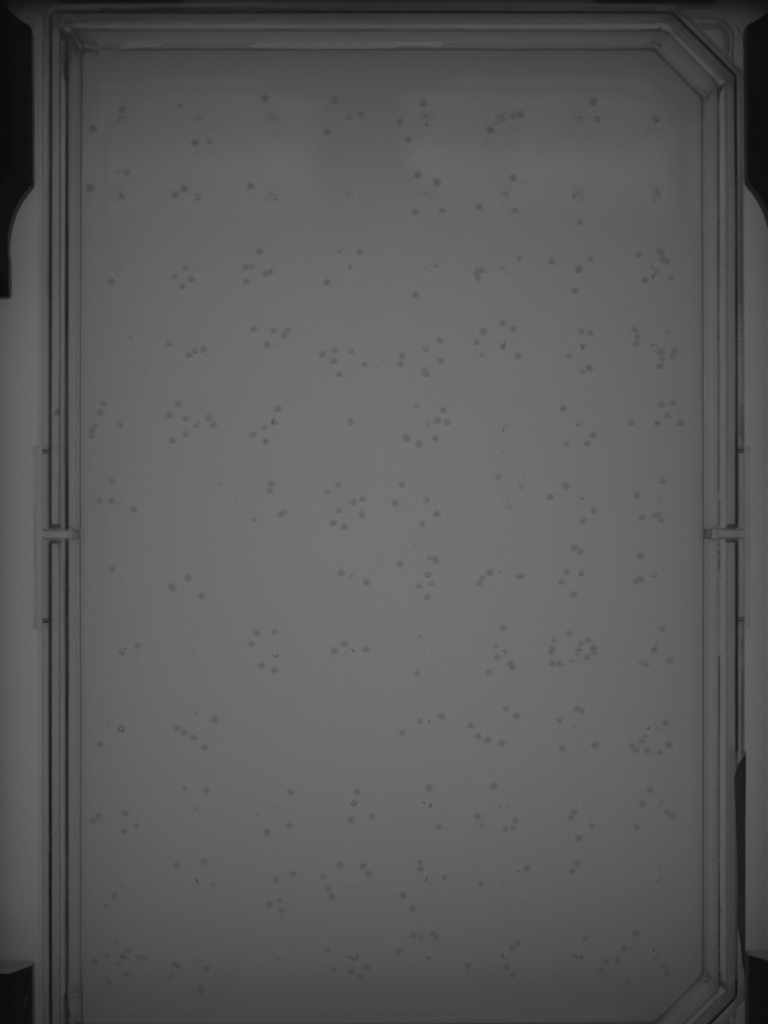
#> input picture cell_counting/images/d10_1-8.tif, 1536 x 2048 px, given as the content of the folder plates/, which was not available (shown at 1/2 size)
$ python colony_counter.py   (Python 2 division)
#> lines starting #> are read from the running program, lines starting #| are printed output that depends on the picture; after the words box and inside, x2 and y2 are one past the last pixel; in counts of white or black regions, pixels touching at a corner belong together; pictures that were not available may be replaced by others from this repository, and a replacement may not be noted
import cv2
import numpy as np
import os

font = cv2.FONT_HERSHEY_SIMPLEX

def show_img(im):
	im = cv2.resize(im, (im.shape[1]/2,im.shape[0]/2))
	cv2.imshow("Input", im)
	cv2.waitKey(0)
	cv2.destroyAllWindows()

def crop_sides_agar(im):
	#mask to cover the edges of the agar plate
	mask = np.zeros(im.shape, dtype=np.uint8)
	roi_corners = np.array([[(165, 100),
							(1300, 100),
							(1395, 198),
							(1395, 1938),
							(1308, 2025),
							(165, 2025),]], dtype=np.int32)
	cv2.fillPoly(mask, roi_corners, 255) #cv2.fillConvexPoly
	im = cv2.bitwise_and(im, mask) #apply mask
	return im

def crop_sides_clean(im):
	#mask to cover hot pixels we get from adaptive thresholding
	mask = np.zeros(im.shape, dtype=np.uint8)
	roi_corners = np.array([[(177, 120),
							(1300, 120),
							(1380, 210),
							(1380, 1923),
							(1281, 2010),
							(177, 2010),]], dtype=np.int32)
	cv2.fillPoly(mask, roi_corners, 255) #cv2.fillConvexPoly
	im = cv2.bitwise_and(im, mask) #apply mask
	return im

def boost_contrast(im):
	im*=3 #brighten
	im = cv2.cvtColor(im, cv2.COLOR_GRAY2BGR) #convert it to bgr so that we can:
	hsv = cv2.cvtColor(im, cv2.COLOR_BGR2HSV) #convert it to hsv
	h, s, 	v = cv2.split(hsv)
	v+=250 #boost contrast w/ 'value' param
	im = cv2.merge((h, s, v))
	im = cv2.cvtColor(im, cv2.COLOR_HSV2BGR) #convert it to bgr
	im = cv2.cvtColor(im, cv2.COLOR_BGR2GRAY) #convert it to hsv
	return im


def point_in_circle(x_point, y_point, x_circle, y_circle, radius_circle):
	#check to see if point is in circle
	return (x_point-x_circle)**2 + (y_point-y_circle)**2 < radius_circle**2

def distance(x1, y1, x2, y2):
	#distance formula for cell separation
	return np.sqrt((x2-x1)**2 + (y2-y1)**2)

############################## Pipeline ###############################################
#arg = name of image to process in same dir as .py file

def pipeline(img_file):
#> called with img_file = 'plates/d10_1-8.tif'
	print img_file

	##### Read Values from File #####
	params = open('params.txt', 'r')
#> (reads cell_counting/params.txt from the repository)
	for line in params:
		line = line.split('\n')[0]
		line = line.split('=')
		param, value = line[0], line[1]
		if 'MIN_RADIUS' in param:
			min_radius = int(value)
		elif 'MAX_RADIUS' in param:
			max_radius = int(value)
		elif 'MIN_SEPARATION ' in param:
			min_sep = float(value)
		elif 'CELL_TYPE' in param:
			cell_type = value
		elif 'RADIUS_WEIGHT' in param:
			rad_weight = float(value)
		elif 'SEPARATION_WEIGHT' in param:
			sep_weight = float(value)
		elif 'CELLS_TO_PICK' in param:
			cells_to_pick = int(value)

	##### Setup #####
	raw_img = cv2.imread(img_file, 0) #grayscale img to count cells from
#> raw_img is the input picture: shape (2048, 1536); min 11, max 122, mean 90.2
	blank = cv2.imread('blank_tray_wdivets.TIF', 0) #control to subtract out
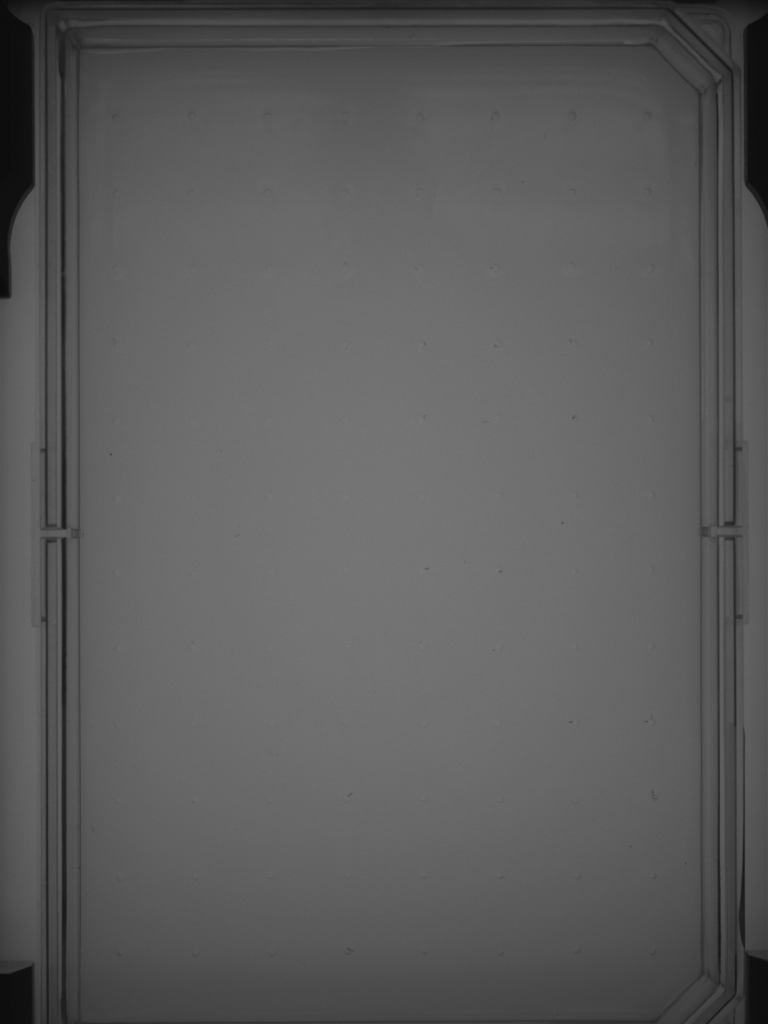
#> input picture cell_counting/blank_tray_wdivets.tif, 1536 x 2048 px, found by its file name (shown at 1/2 size)
#> blank is the input picture: shape (2048, 1536); min 10, max 123, mean 91.7

	color_img = raw_img.copy()
	color_img = crop_sides_clean(crop_sides_agar(color_img))
#> in crop_sides_agar, `cv2.fillPoly(mask, roi_corners, 255)`:
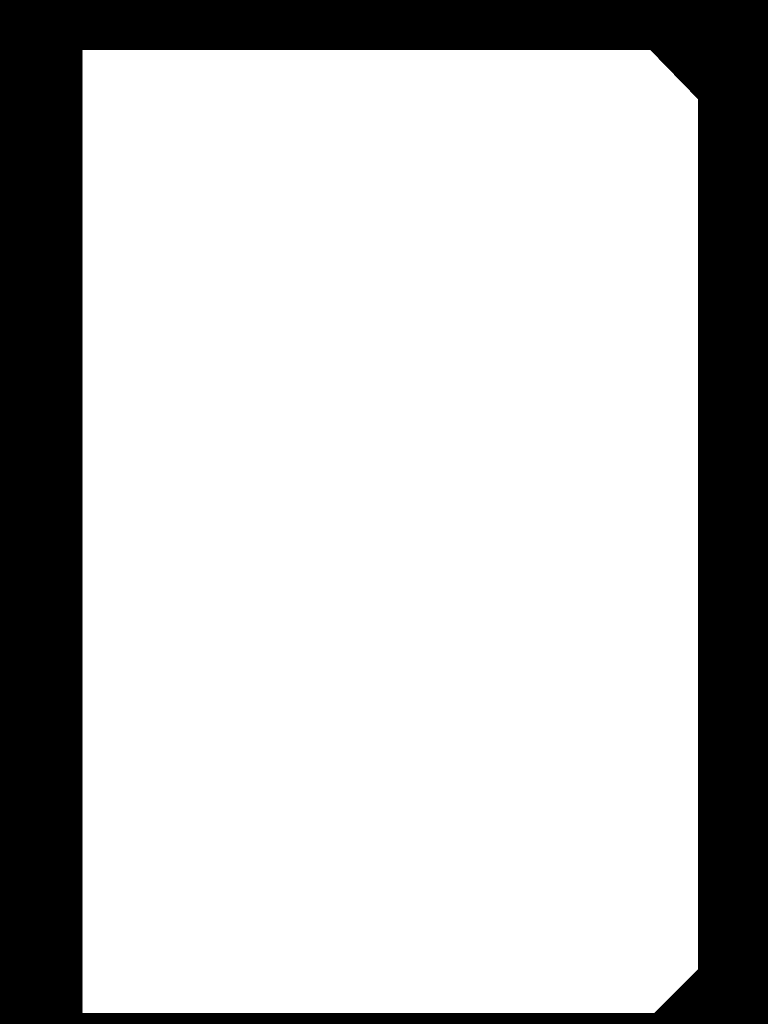
#> mask: shape (2048, 1536) (shown at 1/2 size); 75.1% white; 1 black region, box (x1, y1, x2, y2) and area: (0, 0, 1536, 2048) 783353
#> in crop_sides_clean, `mask = np.zeros(im.shape, dtype=np.uint8)`: mask: shape (2048, 1536); every value is 0
#> in crop_sides_clean, `cv2.fillPoly(mask, roi_corners, 255)`: mask: shape (2048, 1536); 72.1% white; 1 black region, box (x1, y1, x2, y2) and area: (0, 0, 1536, 2048) 876954
	color_img = cv2.cvtColor(color_img, cv2.COLOR_GRAY2BGR) #color for output

	img = cv2.medianBlur(raw_img, 5) #denoise
	blank = cv2.medianBlur(blank, 5) #denoise
	img = cv2.absdiff(crop_sides_agar(blank), crop_sides_agar(img)) #subtract out blank
	#show_img(img)

	### Image processing ###
	boost_contrast(img)
#> in boost_contrast, `hsv = cv2.cvtColor(im, cv2.COLOR_BGR2HSV)`: hsv: shape (2048, 1536, 3); mean H, S, V 0, 0, 4.5
#> in boost_contrast, `im = cv2.merge((h, s, v))`: im: shape (2048, 1536, 3); mean H, S, V 0, 0, 141.6
	img = cv2.adaptiveThreshold(img,255,cv2.ADAPTIVE_THRESH_GAUSSIAN_C, cv2.THRESH_BINARY_INV,11,-1)
#> img: shape (2048, 1536); 86.4% white; black in thin lines or dots, all inside (x1, y1, x2, y2) = (165, 100, 1396, 2026)
	img = cv2.medianBlur(img, 9) #denoise
#> img: shape (2048, 1536); 99% white; 446 black regions (71 under 20 px), largest, box (x1, y1, x2, y2) and area: (178, 100, 264, 109) 487, (854, 1111, 878, 1128) 181, (1015, 1322, 1031, 1340) 166
	img = 255-img	#invert
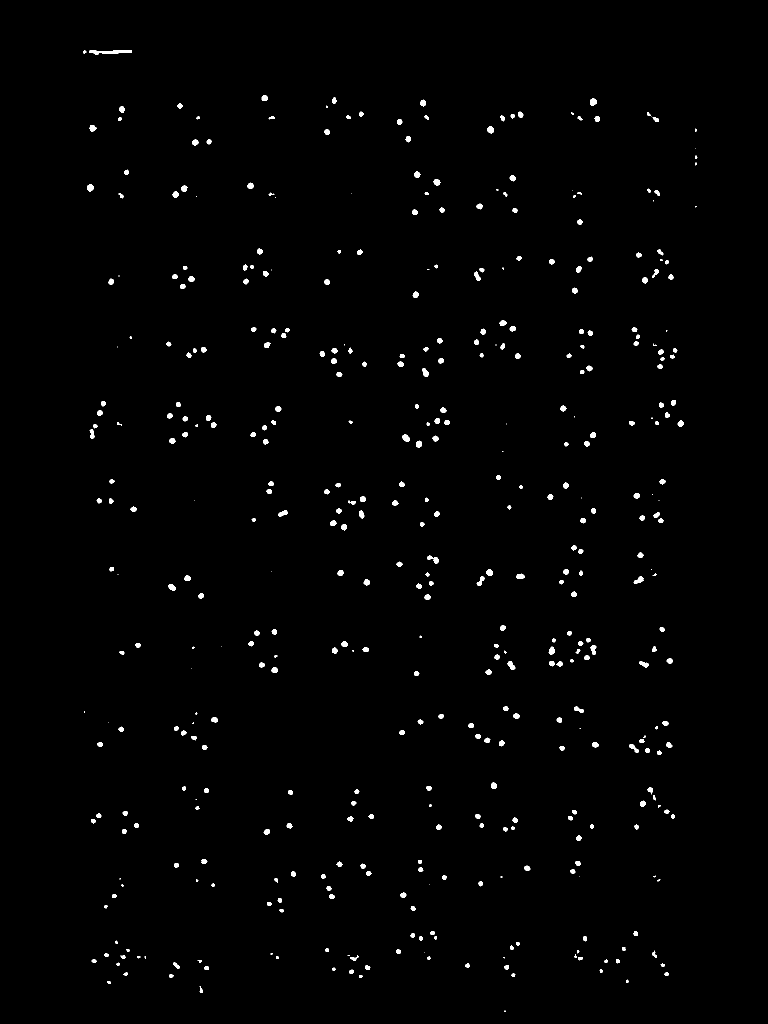
#> img: shape (2048, 1536) (shown at 1/2 size); 0.96% white; 446 white regions (71 under 20 px), largest, box (x1, y1, x2, y2) and area: (178, 100, 264, 109) 487, (854, 1111, 878, 1128) 181, (1015, 1322, 1031, 1340) 166
	img = crop_sides_clean(img)
#> in crop_sides_clean (call 2), `im = cv2.bitwise_and(im, mask)`: im: shape (2048, 1536); 0.95% white; 436 white regions (63 under 20 px), largest, box (x1, y1, x2, y2) and area: (854, 1111, 878, 1128) 181, (1015, 1322, 1031, 1340) 166, (1267, 1152, 1287, 1168) 164

	img = cv2.resize(img, (img.shape[1]*2,img.shape[0]*2)) #increase size helps counting
#> img: shape (4096, 3072)

	circles = cv2.HoughCircles(img,
								cv2.HOUGH_GRADIENT, #detection method
								dp=1, #inverse ratio of resolution
								minDist=min_sep, #minimum distance between centers
								param1=50, #upper threshold for edge detector
								param2=2, # threshold for center detection
								minRadius=0,
								maxRadius=max_radius)
#> circles = 805 rows, first 8: [1361.5, 2291.5, 11.8], [1668.5, 698.5, 12.1], [1758.5, 1362.5, 10.3], [701.5, 777.5, 11.8], [704.5, 3460.5, 9.6], [1098.5, 2680.5, 12.1], [781.5, 569.5, 11.8], [1602.5, 1456.5, 10.9]

	#revert size back to normal
	img = cv2.resize(img, (img.shape[1]/2,img.shape[0]/2))
#> img: shape (2048, 1536)
	thresh_img = cv2.cvtColor(img, cv2.COLOR_GRAY2BGR)

	if circles is None:
		print "no circles found"

	else:

		circles /= 2 #resize
#> circles = 805 rows, first 8: [680.8, 1145.8, 5.9], [834.2, 349.2, 6.05], [879.2, 681.2, 5.15], [350.8, 388.8, 5.9], [352.2, 1730.2, 4.8], [549.2, 1340.2, 6.05], [390.8, 284.8, 5.9], [801.2, 728.2, 5.45]
		circles = np.uint16(np.around(circles))
#> circles = 805 rows, first 8: [681, 1146, 6], [834, 349, 6], [879, 681, 5], [351, 389, 6], [352, 1730, 5], [549, 1340, 6], [391, 285, 6], [801, 728, 5]
		circles = circles[0, :, : ] #formatting

		def get_pixel(a):
			y, x = a[0], a[1] #location of circle's center
			return img[x, y] #corresponding pixel value

		#remove found circles that are not on top of cells
		pix_val = np.apply_along_axis(get_pixel, 1, circles) #apply to all
#> pix_val = 805 values, max 255 at index 0, min 0 at index 208, mean 123
		pix_val = pix_val.reshape(pix_val.shape[0], 1)
		circles = np.hstack((circles, pix_val)) #combine with centers array
#> circles = 805 rows, first 6: [681, 1146, 6, 255], [834, 349, 6, 255], [879, 681, 5, 255], [351, 389, 6, 255], [352, 1730, 5, 255], [549, 1340, 6, 255]
		circles = circles[circles[:,3]==255, :] #only keep circles with a cell under it ]
#> circles = 361 rows, first 6: [681, 1146, 6, 255], [834, 349, 6, 255], [879, 681, 5, 255], [351, 389, 6, 255], [352, 1730, 5, 255], [549, 1340, 6, 255]
		cell_counts = circles.shape[0]
#> cell_counts = 361

		#for i in circles[0:]: #draw circles
		#	cv2.circle(color_img,(i[0],i[1]),i[2],(0,255,0),20) #outer
		#	cv2.circle(color_img,(i[0],i[1]),2,(0,0,255),9) #center
		#	cv2.circle(thresh_img,(i[0],i[1]),2,(0,0,255),9) #center

		'''
		detect well plates
		spacing between plates is ~153 pixels in either direction
		1st plate initialzied at (235, 242) in original raw image (manually determined)
		'''
		grid = np.indices((8,12)) #grid representing the 8x12 wells in plate
		grid[0] = ((grid[0]*153)+235) #calc corect well plate location, teach points
		grid[1] = ((grid[1]*153)+242)

		well_radius = 69
		well_num = 1 #init
		wells = np.array([0,0,0,0]) #init
		well_labels = {}  #map 1-96 to a1-h12

		#iterate through grid to identify and number the 96 wells
		for cols in range(grid.shape[1]):
			letter = (chr(ord('a')+cols)) #iterate a-h
			well_cols = grid[:, cols]
			for rows in range(well_cols.shape[1]):
				well_x, well_y = tuple(well_cols[:,rows])
				cv2.circle(thresh_img,(well_x, well_y),well_radius,(240,0,240),2) #center
				cv2.circle(color_img,(well_x, well_y),well_radius,(240,0,240),2) #center
				wells_temp  = np.array([well_x, well_y, well_radius, well_num]) #array of wells
				wells = np.vstack((wells, wells_temp))

				well_label = letter+str(12-rows) #for mapping
				well_labels[str(well_num)] = well_label
				#cv2.putText(color_img,well_label, (well_x, well_y), font, 2, (0,255,0), 2)

				well_num += 1
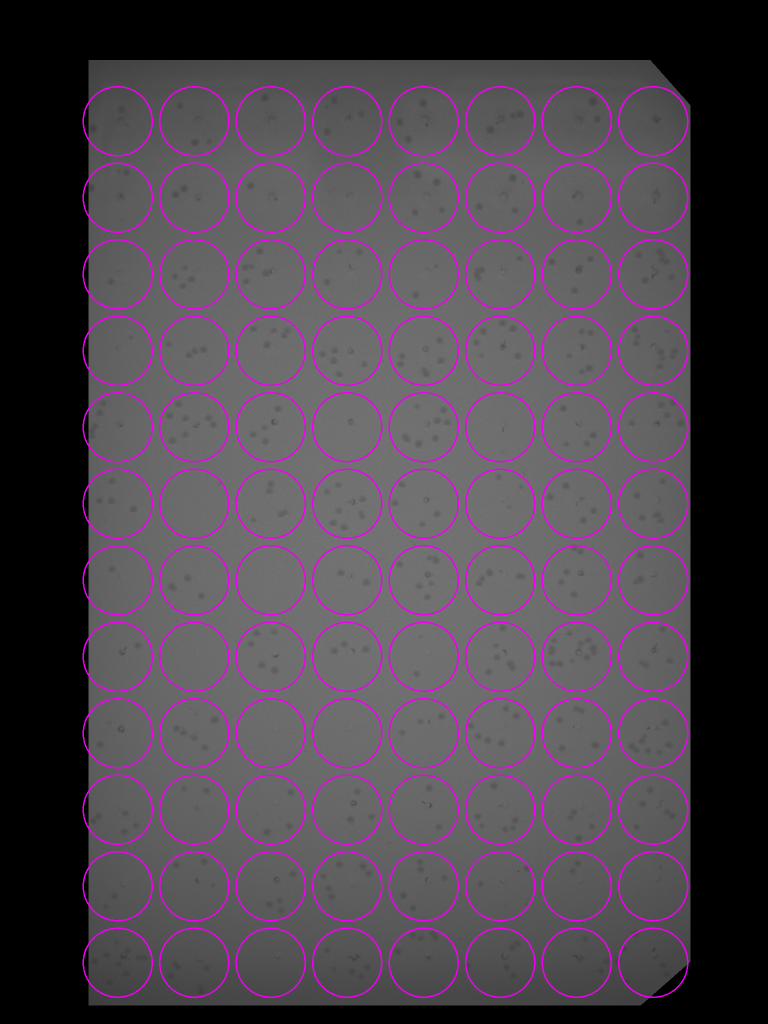
#> color_img: shape (2048, 1536, 3) (shown at 1/2 size); mean B, G, R 76.4, 67.2, 76.4
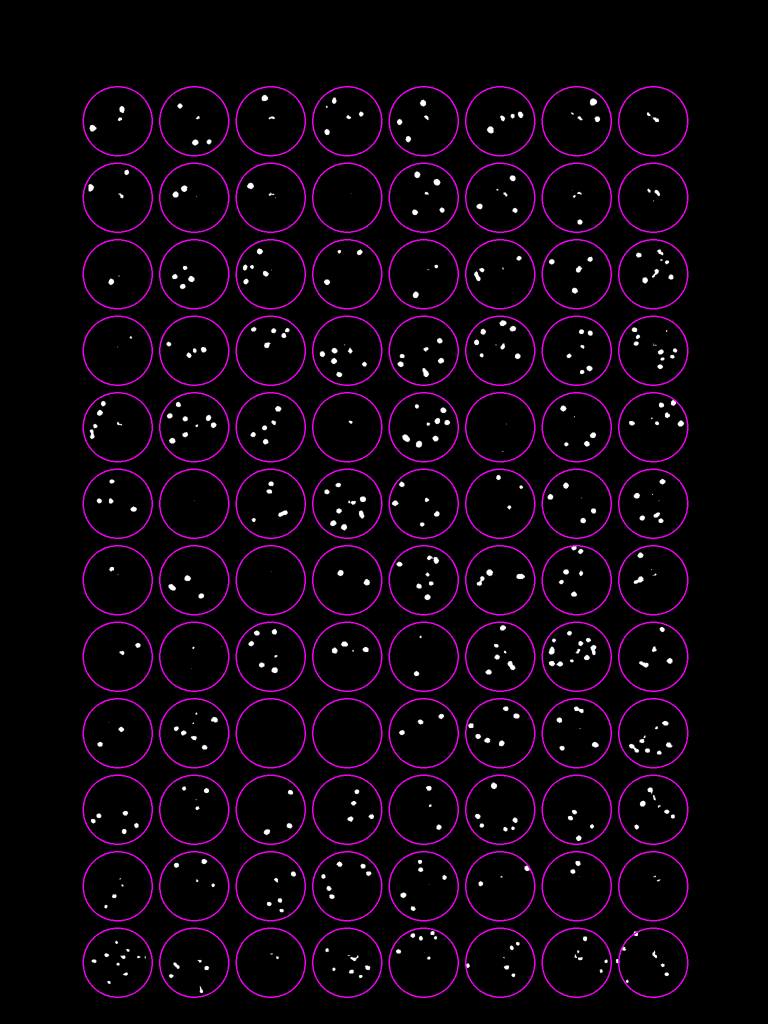
#> thresh_img: shape (2048, 1536, 3) (shown at 1/2 size); mean B, G, R 11.7, 2.4, 11.7
#> after the loop, well_labels = 96 items; well_num = 97

		wells = wells[0:] #get rid of first row from init
		circles = np.hstack((circles, np.zeros((cell_counts, 1)))).astype(int) #add plate# to cells array
#> circles = 361 rows, first 6: [681, 1146, 6, 255, 0], [834, 349, 6, 255, 0], [879, 681, 5, 255, 0], [351, 389, 6, 255, 0], [352, 1730, 5, 255, 0], [549, 1340, 6, 255, 0]

		#iterate through the identified cells to see which well they reside in
		for i, cell in enumerate(circles):
			x_cell, y_cell, rad, pix, _ = tuple(cell)
			for well in wells:
				well_x, well_y, well_radius, well_num = tuple(well)

				#check if cell lies in circle
				if point_in_circle(x_cell, y_cell, well_x, well_y, well_radius)== True:
					circles[i, -1] = well_num
					break
#> this loop made 361 passes
#> (cell, x_cell, y_cell, rad) on passes 1 to 3: ([681, 1146, 6, 255, 0], 681, 1146, 6), ([834, 349, 6, 255, 0], 834, 349, 6), ([879, 681, 5, 255, 0], 879, 681, 5)
#> after the loop, circles = 361 rows, first 6: [681, 1146, 6, 255, 43], [834, 349, 6, 255, 50], [879, 681, 5, 255, 52], [351, 389, 6, 255, 14], [352, 1730, 5, 255, 23], [549, 1340, 6, 255, 32]

		circles = circles[circles[:,-1]>0, :] #get rid of cells which werent in wells
#> circles = 360 rows, first 6: [681, 1146, 6, 255, 43], [834, 349, 6, 255, 50], [879, 681, 5, 255, 52], [351, 389, 6, 255, 14], [352, 1730, 5, 255, 23], [549, 1340, 6, 255, 32]
		circles = circles[np.argsort(circles[:,-1])] #sort by well plate
#> circles = 360 rows, first 6: [185, 256, 6, 255, 1], [245, 218, 7, 255, 1], [243, 392, 3, 255, 2], [253, 344, 5, 255, 2], [180, 375, 7, 255, 2], [223, 564, 6, 255, 3]

		def get_dist(a):
			#used with .apply_along_axis func to get distances of all cells within plate
			other_x, other_y = a[0], a[1]
			return distance(cell_x, celly, other_x, other_y)

		cell_distances = []
		for plate_count in range(96):
			plate = circles[circles[:,-1]==(plate_count+1), :] #grab cells per active plate
			for cell in plate:
				cell_x, celly = cell[0], cell[1] #active cell
				#get distances of all nonactive cells on plate
				dist = np.apply_along_axis(get_dist, 1, plate)
				if dist.shape[0] > 1:
					cell_distances.append(sorted(dist)[1])
				else:
					cell_distances.append(dist)
#> this loop made 96 passes
#> plate on passes 1, 3, 4, 7, 8, 9, 14, 25, 26, 36, 43, 51: [[185, 256, 6, 255, 1], [245, 218, 7, 255, 1]], [[223, 564, 6, 255, 3]], [[261, 674, 2, 255, 4]], [[223, 1138, 5, 255, 7]], [[276, 1291, 5, 255, 8], [245, 1306, 3, 255, 8]], [[200, 1489, 5, 255, 9], [243, 1459, 5, 255, 9]], [[368, 377, 6, 255, 14], [351, 389, 6, 255, 14]], [[530, 196, 6, 255, 25]], [[501, 371, 6, 255, 26]], [[554, 1915, 3, 255, 36]], [[681, 1146, 6, 255, 43], [734, 1165, 6, 255, 43]], [[872, 533, 3, 255, 51], [831, 590, 6, 255, 51]]
#> after the loop, cell_distances = 360 items, first 6: 71.02, 71.02, 49.03, 49.03, 65.25, [0]

#> (the run stopped early here; a loop or call above may not have finished)
